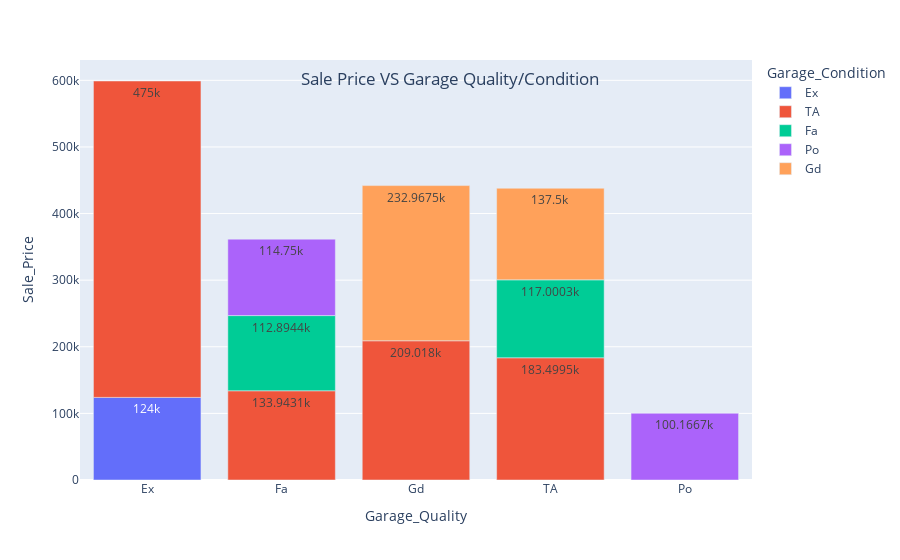

Notebook cell for this chart:
### Markdown cell above
- graph you sent shows a trend where the average sale price is relatively low for kitchens rated Good while Excellent kitchens have a higher average sale price.
- Time: The data may not account for the age of the kitchens. An Excellent kitchen might be a recent renovation, while a Good kitchen might be older.

### Code cell
aggregated_data = new_new_df.groupby(['Garage_Quality', 'Garage_Condition'])['Sale_Price'].mean().reset_index()

fig = px.bar(aggregated_data, x='Garage_Quality', y='Sale_Price', color="Garage_Condition", text_auto=True)
fig.update_layout(title="Sale Price VS Garage Quality/Condition", title_x=0.5, title_y=0.87)
fig.show()

### Figure 1 — Plotly figure (JSON) as saved in the notebook; plotly's stock layout.template omitted (floating-point values rounded to 4 significant figures)
{"data": [{"alignmentgroup": "True", "hovertemplate": "Garage_Condition=Ex<br>Garage_Quality=%{x}<br>Sale_Price=%{y}<extra></extra>", "legendgroup": "Ex", "marker": {"color": "#636efa", "pattern": {"shape": ""}}, "name": "Ex", "offsetgroup": "Ex", "orientation": "v", "showlegend": true, "textposition": "auto", "texttemplate": "%{y}", "type": "bar", "x": ["Ex"], "xaxis": "x", "y": [124000], "yaxis": "y"}, {"alignmentgroup": "True", "hovertemplate": "Garage_Condition=TA<br>Garage_Quality=%{x}<br>Sale_Price=%{y}<extra></extra>", "legendgroup": "TA", "marker": {"color": "#EF553B", "pattern": {"shape": ""}}, "name": "TA", "offsetgroup": "TA", "orientation": "v", "showlegend": true, "textposition": "auto", "texttemplate": "%{y}", "type": "bar", "x": ["Ex", "Fa", "Gd", "TA"], "xaxis": "x", "y": [475000, 133900.0, 209018, 183500.0], "yaxis": "y"}, {"alignmentgroup": "True", "hovertemplate": "Garage_Condition=Fa<br>Garage_Quality=%{x}<br>Sale_Price=%{y}<extra></extra>", "legendgroup": "Fa", "marker": {"color": "#00cc96", "pattern": {"shape": ""}}, "name": "Fa", "offsetgroup": "Fa", "orientation": "v", "showlegend": true, "textposition": "auto", "texttemplate": "%{y}", "type": "bar", "x": ["Fa", "TA"], "xaxis": "x", "y": [112900.0, 117000.0], "yaxis": "y"}, {"alignmentgroup": "True", "hovertemplate": "Garage_Condition=Po<br>Garage_Quality=%{x}<br>Sale_Price=%{y}<extra></extra>", "legendgroup": "Po", "marker": {"color": "#ab63fa", "pattern": {"shape": ""}}, "name": "Po", "offsetgroup": "Po", "orientation": "v", "showlegend": true, "textposition": "auto", "texttemplate": "%{y}", "type": "bar", "x": ["Fa", "Po"], "xaxis": "x", "y": [114750, 100200.0], "yaxis": "y"}, {"alignmentgroup": "True", "hovertemplate": "Garage_Condition=Gd<br>Garage_Quality=%{x}<br>Sale_Price=%{y}<extra></extra>", "legendgroup": "Gd", "marker": {"color": "#FFA15A", "pattern": {"shape": ""}}, "name": "Gd", "offsetgroup": "Gd", "orientation": "v", "showlegend": true, "textposition": "auto", "texttemplate": "%{y}", "type": "bar", "x": ["Gd", "TA"], "xaxis": "x", "y": [233000.0, 137500], "yaxis": "y"}], "layout": {"autosize": true, "barmode": "relative", "legend": {"title": {"text": "Garage_Condition"}, "tracegroupgap": 0}, "margin": {"t": 60}, "title": {"text": "Sale Price VS Garage Quality/Condition", "x": 0.5, "y": 0.87}, "xaxis": {"anchor": "y", "autorange": true, "domain": [0, 1], "range": [-0.5, 4.5], "title": {"text": "Garage_Quality"}, "type": "category"}, "yaxis": {"anchor": "x", "autorange": true, "domain": [0, 1], "range": [0, 630500.0], "title": {"text": "Sale_Price"}, "type": "linear"}}}
